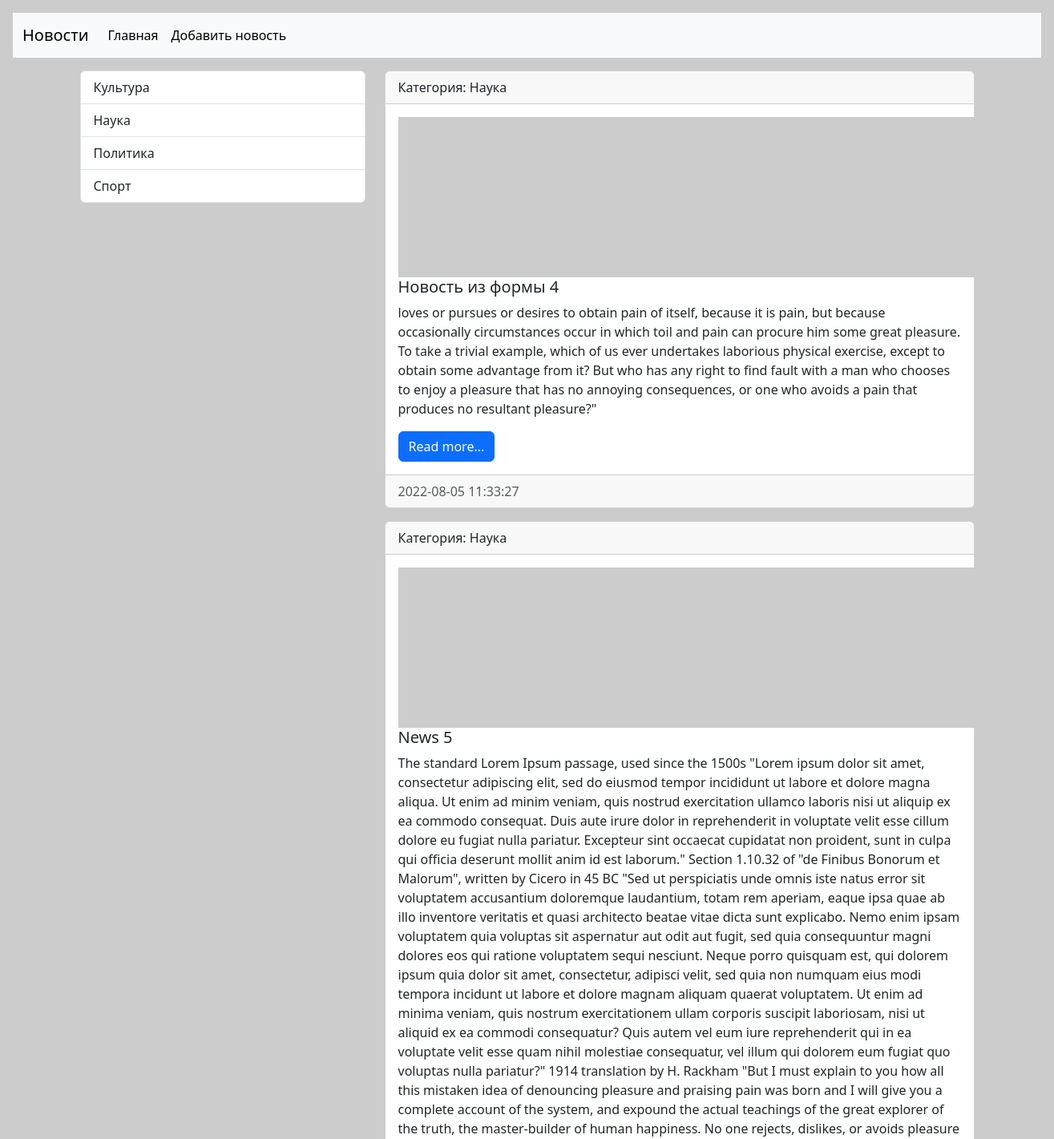
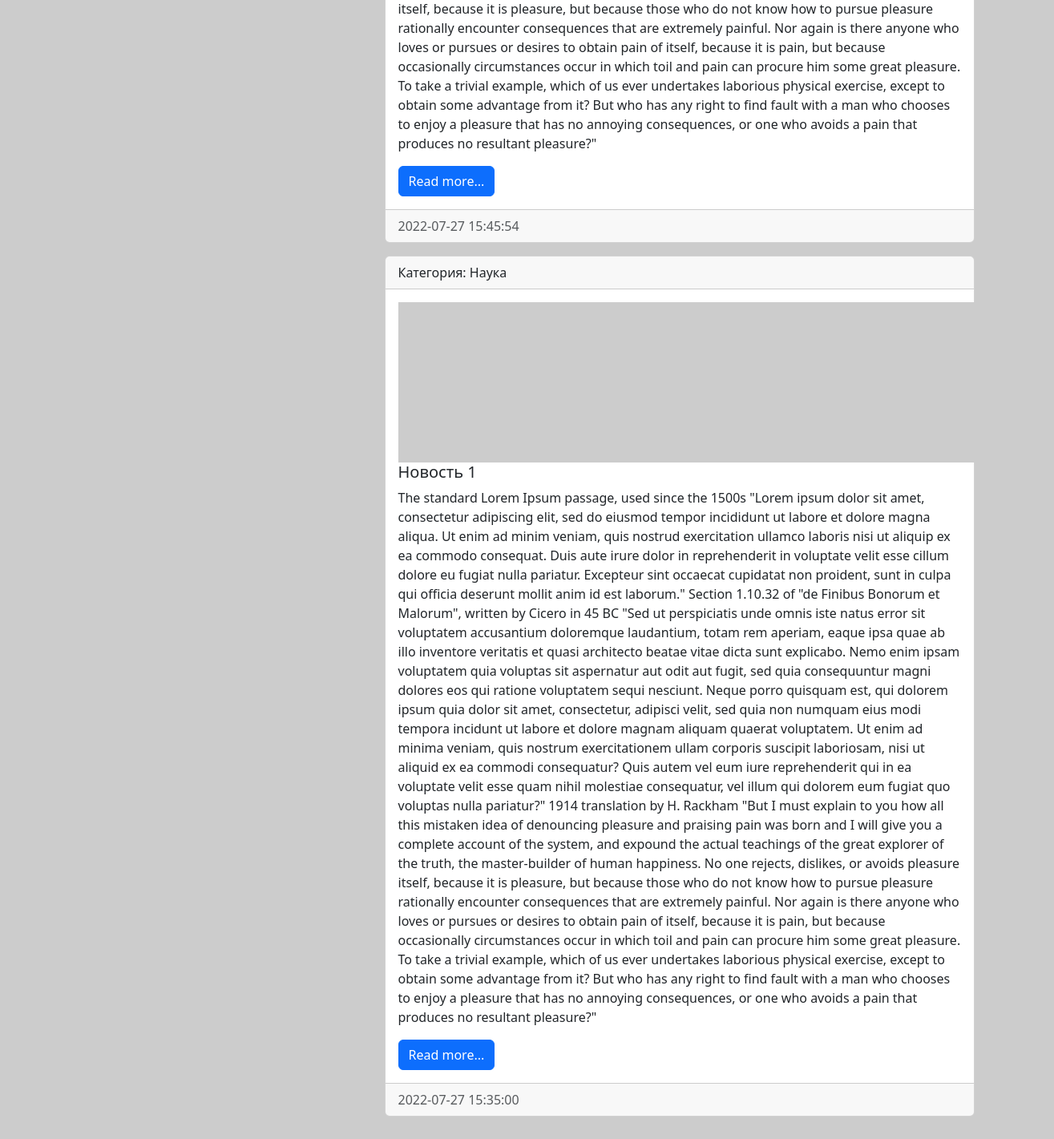
The app's page /category/2/ with its own data (2 pictures, top to bottom).
### news/models.py (models this page shows, shortened)
class Category(models.Model):
    title = models.CharField(max_length=150, db_index=True, verbose_name='Наименование категории')
    def get_absolute_url(self):
        return reverse('category', kwargs={'category_id': self.pk})
    def __str__(self):
        return self.title
    class Meta:
        verbose_name = 'Категория'
        verbose_name_plural = 'Категории'
        ordering = ['title']

class News(models.Model):
    title = models.CharField(max_length=150, verbose_name= 'Наименование')
    content = models.TextField(blank=True, verbose_name='Контент')
    created_at = models.DateTimeField(auto_now_add=True, verbose_name='Дата публикации')
    updated_at = models.DateTimeField(auto_now=True, verbose_name='Обновлено')
    photo = models.ImageField(upload_to='photos/%Y/%m/%d/', verbose_name='Фото', blank='True')
    is_published = models.BooleanField(default=True, verbose_name='Опубликовано')
    category = models.ForeignKey('Category', on_delete=models.PROTECT, null=True, verbose_name='Категория')
    def get_absolute_url(self):
        return reverse('view_news', kwargs={'news_id': self.pk})
    class Meta:
        verbose_name = 'Новость'
        verbose_name_plural = 'Новости'
        ordering = ['-created_at']

### news/views.py (the view)
# urls.py: path('category/<int:category_id>/', get_category, name='category'),
def get_category(request, category_id):
    news = News.objects.filter(category_id=category_id)
    category = Category.objects.get(pk=category_id)
    return render(request, 'news/category.html', {'news': news, 'category': category})

### news/templatetags/news_tags.py (called while the page is built)
@register.inclusion_tag('news/list_categories.html')
def show_categories(arg1='Hello', arg2='World!'):
    categories = Category.objects.all()
    return {'categories': categories, 'arg1':arg1, 'arg2':arg2}

### news/templates/news/category.html (shortened to what this page needs)
{% extends 'base.html' %}
{% block sidebar %}
{% include 'inc/_sidebar.html' %}
{% endblock %}
{% block content %}
{% for item in news %}
<div class="card mb-3">
  <div class="card-header">
    Категория: {{ item.category }}
  </div>
  <div class="card-body">
    <div class="media">
      {% if item.photo %}
        <img src="{{ item.photo.url }}" alt="" width="350" class="mr-3">
      {% else %}
        <img src="https://picsum.photos/id/866/200/300" alt="" class="mr-3">
      {% endif %}
      <div class="media-body">
          <h5 class="card-title">{{ item.title }}</h5>
          <p class="card-text">{{ item.content }}</p>
          <a href="{{ item.get_absolute_url }}" class="btn btn-primary">Read more...</a>
      </div>
    </div>
  </div>
  <div class="card-footer text-muted">
    {{ item.created_at|date:"Y-m-d H:i:s" }}
  </div>
</div>
{% endfor %}
{% endblock %}

### templates/base.html (shortened to what this page needs)
<!doctype html>
{% load static %}
<html lang="en">
  <head>
    <link href="{% static 'bootstrap/css/bootstrap.min.css' %}" rel="stylesheet">
    <link href="{% static 'css/style.css' %}" rel="stylesheet">
    <link href="https://getbootstrap.com/docs/5.2/assets/css/docs.css" rel="stylesheet">
  </head>
  <body class="p-3 m-0 border-0 bd-example">
  {% include 'inc/_nav.html' %}
    <div class="container mt-3">
      <div class="row">
        <div class="col-md-4">
          {% block sidebar %}SIDEBAR {% endblock %}
        </div>
        <div class="col-md-8">
         {% block content %}CONTENT{% endblock %}
        </div>
      </div>
    </div>
  </body>
</html>

### templates/inc/_nav.html (shortened to what this page needs)
<nav class="navbar navbar-expand-lg bg-light">
  <div class="container-fluid">
    <a class="navbar-brand" href="{% url 'home' %}">Новости</a>
    <div class="collapse navbar-collapse" id="navbarSupportedContent">
      <ul class="navbar-nav me-auto mb-2 mb-lg-0">
        <li class="nav-item"><a class="nav-link active" aria-current="page" href="{% url 'home' %}">Главная</a></li>
        <li class="nav-item"><a class="nav-link active" aria-current="page" href="{% url 'add_news' %}">Добавить новость</a></li>
      </ul>
    </div>
  </div>
</nav>

### templates/inc/_sidebar.html (shortened to what this page needs)
{% load news_tags %}
{% show_categories %}

### news/templates/news/list_categories.html
<div class="list-group">
  {% for item in categories %}
    <a href="{{ item.get_absolute_url }}" class="list-group-item list-group-item-action"> {{ item.title }}</a>
  {% endfor %}
</div>

### mysite/static/css/style.css (style rules this page uses)
body { background-color: #ccc; }

### records on screen
Category: title "Культура"
Category: title "Наука"
Category: title "Политика"
Category: title "Спорт"
News: category "Наука", title "Новость из формы 4", content "loves or pursues or desires to obtain pain of itself, because it is pain, but because occasionally circumstances occur in which toil and pain can procure him some great pleasure. To take a trivial example, which of us ever undertakes laborious physical exercise, except to obtain some advantage from it? But who has any right to find fault with a man who chooses to enjoy a pleasure that has no annoying consequences, or one who avoids a pain that produces no resultant pleasure?\"", created_at "2022-08-05 11:33:27"
News: category "Наука", title "News 5", content "The standard Lorem Ipsum passage, used since the 1500s \"Lorem ipsum dolor sit amet, consectetur adipiscing elit, sed do eiusmod tempor incididunt ut labore et dolore magna aliqua. Ut enim ad minim veniam, quis nostrud exercitation ullamco laboris nisi ut aliquip ex ea commodo consequat. Duis aute irure dolor in reprehenderit in voluptate velit esse cillum dolore eu fugiat nulla pariatur. Excepteur sint occaecat cupidatat non proident, sunt in culpa qui officia deserunt mollit anim id est laborum.\" Section 1.10.32 of \"de Finibus Bonorum et Malorum\", written by Cicero in 45 BC \"Sed ut perspiciatis unde omnis iste natus error sit voluptatem accusantium doloremque laudantium, totam rem aperiam,…", created_at "2022-07-27 15:45:54"
News: category "Наука", title "Новость 1", content "The standard Lorem Ipsum passage, used since the 1500s \"Lorem ipsum dolor sit amet, consectetur adipiscing elit, sed do eiusmod tempor incididunt ut labore et dolore magna aliqua. Ut enim ad minim veniam, quis nostrud exercitation ullamco laboris nisi ut aliquip ex ea commodo consequat. Duis aute irure dolor in reprehenderit in voluptate velit esse cillum dolore eu fugiat nulla pariatur. Excepteur sint occaecat cupidatat non proident, sunt in culpa qui officia deserunt mollit anim id est laborum.\" Section 1.10.32 of \"de Finibus Bonorum et Malorum\", written by Cicero in 45 BC \"Sed ut perspiciatis unde omnis iste natus error sit voluptatem accusantium doloremque laudantium, totam rem aperiam,…", created_at "2022-07-27 15:35:00"
